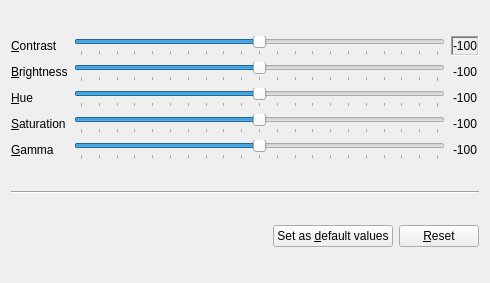
<?xml version="1.0" encoding="UTF-8"?>
<ui version="4.0">
 <class>VideoEqualizer2</class>
 <widget class="QWidget" name="VideoEqualizer2">
  <property name="geometry">
   <rect>
    <x>0</x>
    <y>0</y>
    <width>490</width>
    <height>283</height>
   </rect>
  </property>
  <property name="windowTitle">
   <string>Video Equalizer</string>
  </property>
  <layout class="QVBoxLayout" name="verticalLayout">
   <item>
    <layout class="QGridLayout" name="gridLayout">
     <item row="0" column="0">
      <widget class="QLabel" name="label">
       <property name="text">
        <string>&amp;Contrast</string>
       </property>
       <property name="buddy">
        <cstring>contrast_slider</cstring>
       </property>
      </widget>
     </item>
     <item row="0" column="1">
      <widget class="QSlider" name="contrast_slider">
       <property name="minimum">
        <number>-100</number>
       </property>
       <property name="maximum">
        <number>100</number>
       </property>
       <property name="orientation">
        <enum>Qt::Horizontal</enum>
       </property>
       <property name="tickPosition">
        <enum>QSlider::TicksBelow</enum>
       </property>
      </widget>
     </item>
     <item row="0" column="2">
      <widget class="QLabel" name="contrast_label">
       <property name="frameShape">
        <enum>QFrame::WinPanel</enum>
       </property>
       <property name="frameShadow">
        <enum>QFrame::Sunken</enum>
       </property>
       <property name="text">
        <string>-100</string>
       </property>
       <property name="alignment">
        <set>Qt::AlignCenter</set>
       </property>
      </widget>
     </item>
     <item row="1" column="0">
      <widget class="QLabel" name="label_2">
       <property name="text">
        <string>&amp;Brightness</string>
       </property>
       <property name="buddy">
        <cstring>brightness_slider</cstring>
       </property>
      </widget>
     </item>
     <item row="1" column="1">
      <widget class="QSlider" name="brightness_slider">
       <property name="minimum">
        <number>-100</number>
       </property>
       <property name="maximum">
        <number>100</number>
       </property>
       <property name="orientation">
        <enum>Qt::Horizontal</enum>
       </property>
       <property name="tickPosition">
        <enum>QSlider::TicksBelow</enum>
       </property>
      </widget>
     </item>
     <item row="1" column="2">
      <widget class="QLabel" name="brightness_label">
       <property name="text">
        <string>-100</string>
       </property>
       <property name="alignment">
        <set>Qt::AlignCenter</set>
       </property>
      </widget>
     </item>
     <item row="2" column="0">
      <widget class="QLabel" name="label_3">
       <property name="text">
        <string>&amp;Hue</string>
       </property>
       <property name="buddy">
        <cstring>hue_slider</cstring>
       </property>
      </widget>
     </item>
     <item row="2" column="1">
      <widget class="QSlider" name="hue_slider">
       <property name="minimum">
        <number>-100</number>
       </property>
       <property name="maximum">
        <number>100</number>
       </property>
       <property name="orientation">
        <enum>Qt::Horizontal</enum>
       </property>
       <property name="tickPosition">
        <enum>QSlider::TicksBelow</enum>
       </property>
      </widget>
     </item>
     <item row="2" column="2">
      <widget class="QLabel" name="hue_label">
       <property name="text">
        <string>-100</string>
       </property>
       <property name="alignment">
        <set>Qt::AlignCenter</set>
       </property>
      </widget>
     </item>
     <item row="3" column="0">
      <widget class="QLabel" name="label_4">
       <property name="text">
        <string>&amp;Saturation</string>
       </property>
       <property name="buddy">
        <cstring>saturation_slider</cstring>
       </property>
      </widget>
     </item>
     <item row="3" column="1">
      <widget class="QSlider" name="saturation_slider">
       <property name="minimum">
        <number>-100</number>
       </property>
       <property name="maximum">
        <number>100</number>
       </property>
       <property name="orientation">
        <enum>Qt::Horizontal</enum>
       </property>
       <property name="tickPosition">
        <enum>QSlider::TicksBelow</enum>
       </property>
      </widget>
     </item>
     <item row="3" column="2">
      <widget class="QLabel" name="saturation_label">
       <property name="text">
        <string>-100</string>
       </property>
       <property name="alignment">
        <set>Qt::AlignCenter</set>
       </property>
      </widget>
     </item>
     <item row="4" column="0">
      <widget class="QLabel" name="label_5">
       <property name="text">
        <string>&amp;Gamma</string>
       </property>
       <property name="buddy">
        <cstring>gamma_slider</cstring>
       </property>
      </widget>
     </item>
     <item row="4" column="1">
      <widget class="QSlider" name="gamma_slider">
       <property name="minimum">
        <number>-100</number>
       </property>
       <property name="maximum">
        <number>100</number>
       </property>
       <property name="orientation">
        <enum>Qt::Horizontal</enum>
       </property>
       <property name="tickPosition">
        <enum>QSlider::TicksBelow</enum>
       </property>
      </widget>
     </item>
     <item row="4" column="2">
      <widget class="QLabel" name="gamma_label">
       <property name="text">
        <string>-100</string>
       </property>
       <property name="alignment">
        <set>Qt::AlignCenter</set>
       </property>
      </widget>
     </item>
    </layout>
   </item>
   <item>
    <widget class="Line" name="line">
     <property name="orientation">
      <enum>Qt::Horizontal</enum>
     </property>
    </widget>
   </item>
   <item>
    <layout class="QHBoxLayout" name="horizontalLayout">
     <item>
      <spacer name="horizontalSpacer">
       <property name="orientation">
        <enum>Qt::Horizontal</enum>
       </property>
       <property name="sizeHint" stdset="0">
        <size>
         <width>40</width>
         <height>20</height>
        </size>
       </property>
      </spacer>
     </item>
     <item>
      <widget class="QPushButton" name="makedefault_button">
       <property name="text">
        <string>Set as &amp;default values</string>
       </property>
      </widget>
     </item>
     <item>
      <widget class="QPushButton" name="reset_button">
       <property name="text">
        <string>&amp;Reset</string>
       </property>
      </widget>
     </item>
    </layout>
   </item>
  </layout>
 </widget>
 <resources/>
 <connections/>
</ui>
